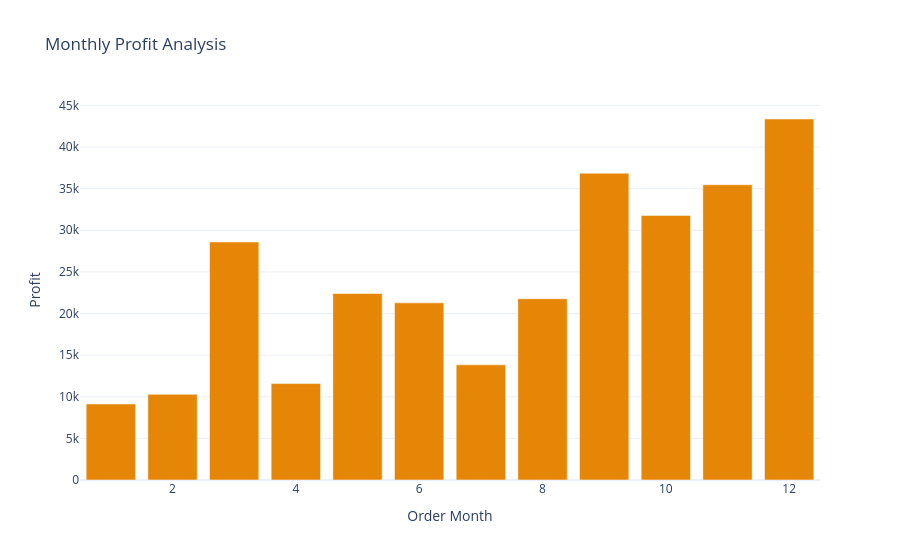

Notebook code cell kept with this figure:
### Markdown cell above
# Monthly Profit Analysis

### Code cell
profit_by_month = df.groupby('Order Month')['Profit'].sum().reset_index()
fig = px.bar(profit_by_month, 
              x='Order Month', 
              y='Profit', 
              title='Monthly Profit Analysis',
            color_discrete_sequence=px.colors.qualitative.Vivid)
fig.show()

### Figure 1 — Plotly figure (JSON) as saved in the notebook; plotly's stock layout.template omitted (floating-point values rounded to 4 significant figures)
{"data": [{"hovertemplate": "Order Month=%{x}<br>Profit=%{y}<extra></extra>", "legendgroup": "", "marker": {"color": "rgb(229, 134, 6)", "pattern": {"shape": ""}}, "name": "", "orientation": "v", "showlegend": false, "textposition": "auto", "type": "bar", "x": [1, 2, 3, 4, 5, 6, 7, 8, 9, 10, 11, 12], "xaxis": "x", "y": [9134.0, 10290.0, 28590.0, 11590.0, 22410.0, 21290.0, 13830.0, 21780.0, 36860.0, 31780.0, 35470.0, 43370.0], "yaxis": "y"}], "layout": {"autosize": true, "barmode": "relative", "legend": {"tracegroupgap": 0}, "title": {"text": "Monthly Profit Analysis"}, "xaxis": {"anchor": "y", "autorange": true, "domain": [0, 1], "range": [0.5, 12.5], "title": {"text": "Order Month"}, "type": "linear"}, "yaxis": {"anchor": "x", "autorange": true, "domain": [0, 1], "range": [0, 45650.0], "title": {"text": "Profit"}, "type": "linear"}}}
